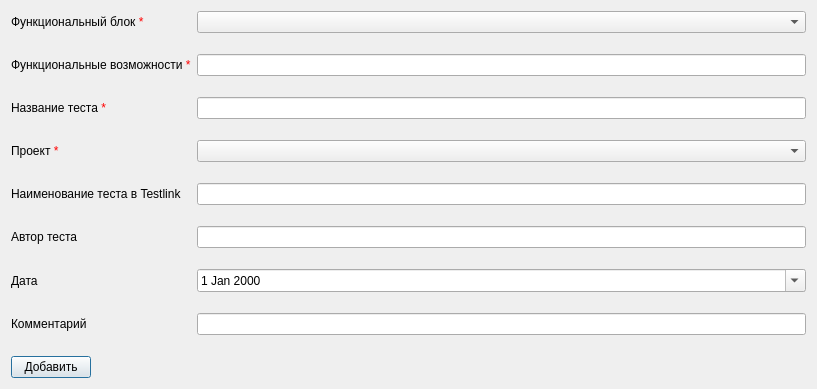
<?xml version="1.0" encoding="UTF-8"?>
<ui version="4.0">
 <class>DialogAddTest</class>
 <widget class="QDialog" name="DialogAddTest">
  <property name="geometry">
   <rect>
    <x>0</x>
    <y>0</y>
    <width>817</width>
    <height>389</height>
   </rect>
  </property>
  <property name="windowTitle">
   <string>Dialog</string>
  </property>
  <layout class="QFormLayout" name="formLayout">
   <item row="0" column="0">
    <widget class="QLabel" name="labelBlock">
     <property name="text">
      <string>&lt;html&gt;&lt;head/&gt;&lt;body&gt;&lt;p&gt;Функциональный блок &lt;span style=&quot; color:#ff0000;&quot;&gt;*&lt;/span&gt;&lt;/p&gt;&lt;/body&gt;&lt;/html&gt;</string>
     </property>
    </widget>
   </item>
   <item row="2" column="0">
    <widget class="QLabel" name="labelFunctionl">
     <property name="text">
      <string>&lt;html&gt;&lt;head/&gt;&lt;body&gt;&lt;p&gt;Функциональные возможности &lt;span style=&quot; color:#ff0000;&quot;&gt;*&lt;/span&gt;&lt;/p&gt;&lt;/body&gt;&lt;/html&gt;</string>
     </property>
    </widget>
   </item>
   <item row="2" column="1">
    <widget class="QLineEdit" name="txtFunctional"/>
   </item>
   <item row="1" column="0" colspan="2">
    <spacer name="verticalSpacer">
     <property name="orientation">
      <enum>Qt::Vertical</enum>
     </property>
     <property name="sizeHint" stdset="0">
      <size>
       <width>20</width>
       <height>40</height>
      </size>
     </property>
    </spacer>
   </item>
   <item row="3" column="0" colspan="2">
    <spacer name="verticalSpacer_2">
     <property name="orientation">
      <enum>Qt::Vertical</enum>
     </property>
     <property name="sizeHint" stdset="0">
      <size>
       <width>20</width>
       <height>40</height>
      </size>
     </property>
    </spacer>
   </item>
   <item row="5" column="1">
    <widget class="QLineEdit" name="txtName"/>
   </item>
   <item row="5" column="0">
    <widget class="QLabel" name="labelName">
     <property name="text">
      <string>&lt;html&gt;&lt;head/&gt;&lt;body&gt;&lt;p&gt;Название теста &lt;span style=&quot; color:#ff0000;&quot;&gt;*&lt;/span&gt;&lt;/p&gt;&lt;/body&gt;&lt;/html&gt;</string>
     </property>
    </widget>
   </item>
   <item row="7" column="0">
    <widget class="QLabel" name="labelProject">
     <property name="text">
      <string>&lt;html&gt;&lt;head/&gt;&lt;body&gt;&lt;p&gt;Проект &lt;span style=&quot; color:#ff0000;&quot;&gt;*&lt;/span&gt;&lt;/p&gt;&lt;/body&gt;&lt;/html&gt;</string>
     </property>
    </widget>
   </item>
   <item row="9" column="0">
    <widget class="QLabel" name="label_5">
     <property name="text">
      <string>Наименование теста в Testlink </string>
     </property>
    </widget>
   </item>
   <item row="11" column="0">
    <widget class="QLabel" name="label_6">
     <property name="text">
      <string>Автор теста</string>
     </property>
    </widget>
   </item>
   <item row="13" column="0">
    <widget class="QLabel" name="label_7">
     <property name="text">
      <string>Дата</string>
     </property>
    </widget>
   </item>
   <item row="15" column="0">
    <widget class="QLabel" name="label_8">
     <property name="text">
      <string>Комментарий</string>
     </property>
    </widget>
   </item>
   <item row="9" column="1">
    <widget class="QLineEdit" name="txtTestlink"/>
   </item>
   <item row="11" column="1">
    <widget class="QLineEdit" name="txtAuthor"/>
   </item>
   <item row="15" column="1">
    <widget class="QLineEdit" name="txtComment"/>
   </item>
   <item row="13" column="1">
    <widget class="QDateEdit" name="dateEdit">
     <property name="calendarPopup">
      <bool>true</bool>
     </property>
    </widget>
   </item>
   <item row="6" column="1">
    <spacer name="verticalSpacer_3">
     <property name="orientation">
      <enum>Qt::Vertical</enum>
     </property>
     <property name="sizeHint" stdset="0">
      <size>
       <width>20</width>
       <height>40</height>
      </size>
     </property>
    </spacer>
   </item>
   <item row="8" column="1">
    <spacer name="verticalSpacer_4">
     <property name="orientation">
      <enum>Qt::Vertical</enum>
     </property>
     <property name="sizeHint" stdset="0">
      <size>
       <width>20</width>
       <height>40</height>
      </size>
     </property>
    </spacer>
   </item>
   <item row="10" column="1">
    <spacer name="verticalSpacer_5">
     <property name="orientation">
      <enum>Qt::Vertical</enum>
     </property>
     <property name="sizeHint" stdset="0">
      <size>
       <width>20</width>
       <height>40</height>
      </size>
     </property>
    </spacer>
   </item>
   <item row="12" column="1">
    <spacer name="verticalSpacer_6">
     <property name="orientation">
      <enum>Qt::Vertical</enum>
     </property>
     <property name="sizeHint" stdset="0">
      <size>
       <width>20</width>
       <height>40</height>
      </size>
     </property>
    </spacer>
   </item>
   <item row="14" column="1">
    <spacer name="verticalSpacer_7">
     <property name="orientation">
      <enum>Qt::Vertical</enum>
     </property>
     <property name="sizeHint" stdset="0">
      <size>
       <width>20</width>
       <height>40</height>
      </size>
     </property>
    </spacer>
   </item>
   <item row="17" column="0">
    <widget class="QPushButton" name="pushButton">
     <property name="text">
      <string>Добавить</string>
     </property>
    </widget>
   </item>
   <item row="16" column="0">
    <spacer name="verticalSpacer_8">
     <property name="orientation">
      <enum>Qt::Vertical</enum>
     </property>
     <property name="sizeHint" stdset="0">
      <size>
       <width>20</width>
       <height>40</height>
      </size>
     </property>
    </spacer>
   </item>
   <item row="7" column="1">
    <widget class="QComboBox" name="comboProject"/>
   </item>
   <item row="0" column="1">
    <widget class="QComboBox" name="comboBlock"/>
   </item>
  </layout>
 </widget>
 <resources/>
 <connections/>
</ui>
